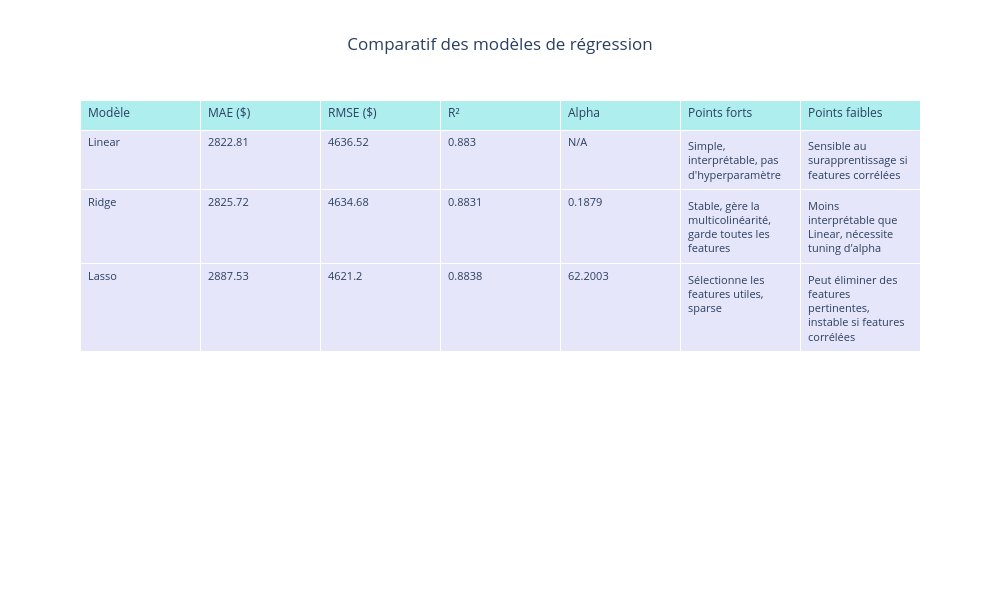

The code cell stored with this chart in its notebook:
### Code cell
import pandas as pd
import numpy as np
import plotly.express as px
import plotly.graph_objects as go
from sklearn.model_selection import train_test_split, GridSearchCV, RandomizedSearchCV
from sklearn.preprocessing import StandardScaler
from sklearn.linear_model import LinearRegression, Ridge, Lasso
from sklearn.metrics import mean_squared_error, r2_score, mean_absolute_error

# Pipelines et préprocessing
from sklearn.pipeline import Pipeline
from sklearn.preprocessing import StandardScaler, MinMaxScaler, OneHotEncoder, PolynomialFeatures
from sklearn.impute import SimpleImputer
from sklearn.feature_selection import SelectKBest, f_classif, RFE
from sklearn.compose import ColumnTransformer

# Métriques et évaluation
from sklearn.metrics import (accuracy_score, classification_report, confusion_matrix,
                             roc_curve, roc_auc_score, precision_recall_curve, auc)

# Gestion des données déséquilibrées
from imblearn.over_sampling import SMOTE
from imblearn.pipeline import Pipeline as ImbPipeline

# Sauvegarde de modèles
import joblib
import pickle
from scipy.stats import loguniform
import os 

# Charger les données et suppression du doublon
df = pd.read_csv('../data/insurance.csv')
df = df.drop_duplicates().reset_index(drop=True)


print(df.dtypes)
df_encoded = df.copy()

numerical_features = ['age', 'bmi', 'children']  # charges est la cible
categorical_features = ['sex', 'smoker', 'region']




# Pas de transformation ou d'encodage avant le split (évite toute fuite de données "Data Leakage")

X = df_encoded[numerical_features + categorical_features]
y = df_encoded['charges']

# Split
X_train, X_test, y_train, y_test = train_test_split(
    X, y, test_size=0.2, random_state=42
)

# Préprocesseur pas de SimpleImputer strategy=median ou most_frequent pour eviter d'avoir une baisse de qualité de données non visible (et donc fausser les resultats)
preprocessor = ColumnTransformer(
    transformers=[
        ('num', 
         Pipeline([
             ('scaler', StandardScaler())
         ]),
         numerical_features),
        ('cat', 
         Pipeline([
             ('onehot', OneHotEncoder(drop='first', handle_unknown='ignore'))
         ]),
         categorical_features)
    ]
)
# PolynomialFeatures permet de créer des interactions de maniere automatique
def create_pipeline_with_interactions(model, degree=2):
    return Pipeline([
        ('preprocessor', preprocessor),
        ('interactions', PolynomialFeatures(degree=degree, interaction_only=True, include_bias=False)),
        ('regressor', model)
    ])
# Définir les pipelines complets
pipelines = {
    'Linear': create_pipeline_with_interactions(LinearRegression()),
    'Ridge': create_pipeline_with_interactions(Ridge()),
    'Lasso': create_pipeline_with_interactions(Lasso(max_iter=2000))
}

# Grilles d'hyperparamètres !! pour l'instant les meilleurs hyper param sont injecter en dur dans le tableau 0.1879 pr ridge et 62.2003 pour lasso
param_grids = {
    'Linear': {},
    'Ridge': {'regressor__alpha': [0.1879, 10.0, 100.0, 1000.0]},
    'Lasso': {'regressor__alpha': [0.1, 1.0, 10.0, 62.2003]}
}
# Dictionnaire pour stocker les meilleurs paramètres approximatifs

# Grilles larges pour la recherche aléatoire
wide_param_dists = {
    'Ridge': {'regressor__alpha': loguniform(1e-2, 1e4)},
    'Lasso': {'regressor__alpha': loguniform(1e-4, 1e2)}
}
print("wide_param_dists")
coarse_best_params = {}

for name in ['Ridge', 'Lasso']:
    print(f" Randomized search for {name}...")
    pipe = pipelines[name]
    
    random_search = RandomizedSearchCV(
        pipe,
        param_distributions=wide_param_dists[name],
        n_iter=50,
        cv=5,
        scoring='neg_mean_squared_error',
        n_jobs=-1,
        random_state=42
    )
    random_search.fit(X_train, y_train)
    coarse_best_params[name] = random_search.best_params_['regressor__alpha']
    print(f" Meilleur alpha approximatif : {coarse_best_params[name]:.4f}")

# Entraîner avec GridSearchCV (validation croisée intégrée)
best_models = {}
cv_results = {}


for name in pipelines:
    print(f"Optimisation de {name}...")
    grid = GridSearchCV(
        pipelines[name],
        param_grids[name],
        cv=5,
        scoring='neg_mean_squared_error',  # ou 'r2'
        n_jobs=-1
    )
    grid.fit(X_train, y_train)
    
    best_models[name] = grid.best_estimator_
    cv_results[name] = {
        'best_alpha': grid.best_params_.get('regressor__alpha', 'N/A'),
        'best_cv_score (RMSE)': np.sqrt(-grid.best_score_)
    }

    os.makedirs('models', exist_ok=True)
    joblib.dump(grid.best_estimator_, f"models/{name.lower()}_model.joblib")
    print(f"Modèle {name} sauvegardé avec alpha = {grid.best_params_.get('regressoralpha', 'N/A')}")


final_results = {}

for name, model in best_models.items():
    y_pred = model.predict(X_test)
    final_results[name] = {
        'MAE': mean_absolute_error(y_test, y_pred),
        'RMSE': np.sqrt(mean_squared_error(y_test, y_pred)),
        'R²': r2_score(y_test, y_pred),
        'best_alpha': cv_results[name]['best_alpha']
    }

# Affichage
print("\nRésultats finaux sur le jeu de test :")
for name, metrics in final_results.items():
    print(f"\n{name} (α={metrics['best_alpha']}):")
    print(f"  MAE : {metrics['MAE']:.2f}")
    print(f"  RMSE : {metrics['RMSE']:.2f}")
    print(f"  R² : {metrics['R²']:.4f}")

data = []
for name, metrics in final_results.items():
    if name == 'Linear':
        strengths = "Simple, interprétable, pas d'hyperparamètre"
        weaknesses = "Sensible au surapprentissage si features corrélées"
    elif name == 'Ridge':
        strengths = "Stable, gère la multicolinéarité, garde toutes les features"
        weaknesses = "Moins interprétable que Linear, nécessite tuning d'alpha"
    else:
        strengths = "Sélectionne les features utiles, sparse"
        weaknesses = "Peut éliminer des features pertinentes, instable si features corrélées"
    
    data.append({
        'Modèle': name,
        'MAE ($)': round(metrics['MAE'], 2),
        'RMSE ($)': round(metrics['RMSE'], 2),
        'R²': round(metrics['R²'], 4),
        'Alpha': metrics['best_alpha'],
        'Points forts': strengths,
        'Points faibles': weaknesses
    })

df_summary = pd.DataFrame(data)
print(df_summary)

# Créer le tableau
fig = go.Figure(data=[go.Table(
    header=dict(
        values=list(df_summary.columns),
        fill_color='paleturquoise',
        align='left',
        font_size=12,
        height=30
    ),
    cells=dict(
        values=[df_summary[col] for col in df_summary.columns],
        fill_color='lavender',
        align='left',
        font_size=11,
        height=25
    ))
])

fig.update_layout(
    title="Comparatif des modèles de régression",
    title_x=0.5,
    width=1000,
    height=600
)

fig.show()

### Figure 1 — Plotly figure (JSON) as saved in the notebook; plotly's stock layout.template omitted (floating-point values rounded to 4 significant figures)
{"data": [{"cells": {"align": "left", "fill": {"color": "lavender"}, "font": {"size": 11}, "height": 25, "values": [["Linear", "Ridge", "Lasso"], [2823.0, 2826.0, 2888.0], [4637.0, 4635.0, 4621.0], [0.883, 0.8831, 0.8838], ["N/A", 0.1879, 62.2], ["Simple, interprétable, pas d'hyperparamètre", "Stable, gère la multicolinéarité, garde toutes les features", "Sélectionne les features utiles, sparse"], ["Sensible au surapprentissage si features corrélées", "Moins interprétable que Linear, nécessite tuning d'alpha", "Peut éliminer des features pertinentes, instable si features corrélées"]]}, "header": {"align": "left", "fill": {"color": "paleturquoise"}, "font": {"size": 12}, "height": 30, "values": ["Modèle", "MAE ($)", "RMSE ($)", "R²", "Alpha", "Points forts", "Points faibles"]}, "type": "table"}], "layout": {"height": 600, "title": {"text": "Comparatif des modèles de régression", "x": 0.5}, "width": 1000}}
